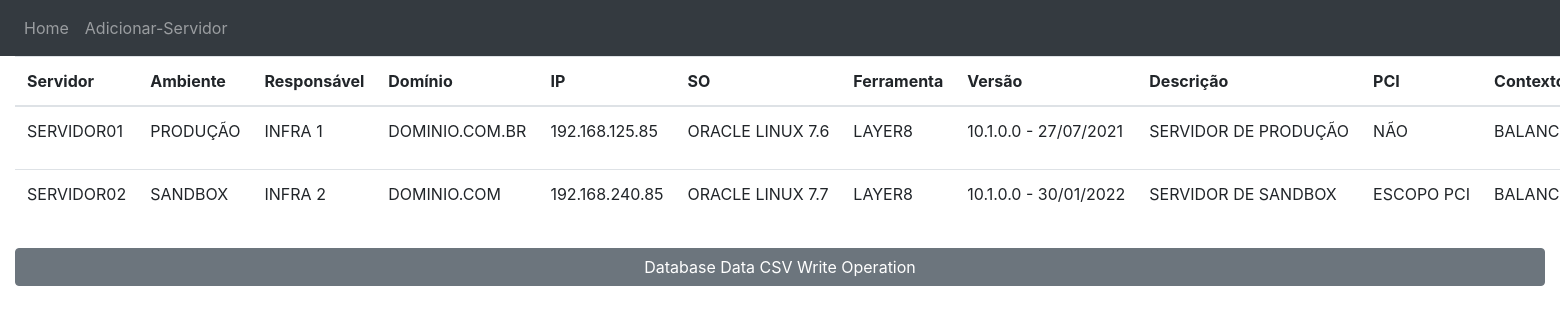
Page /inventario/ on the earlier database version.
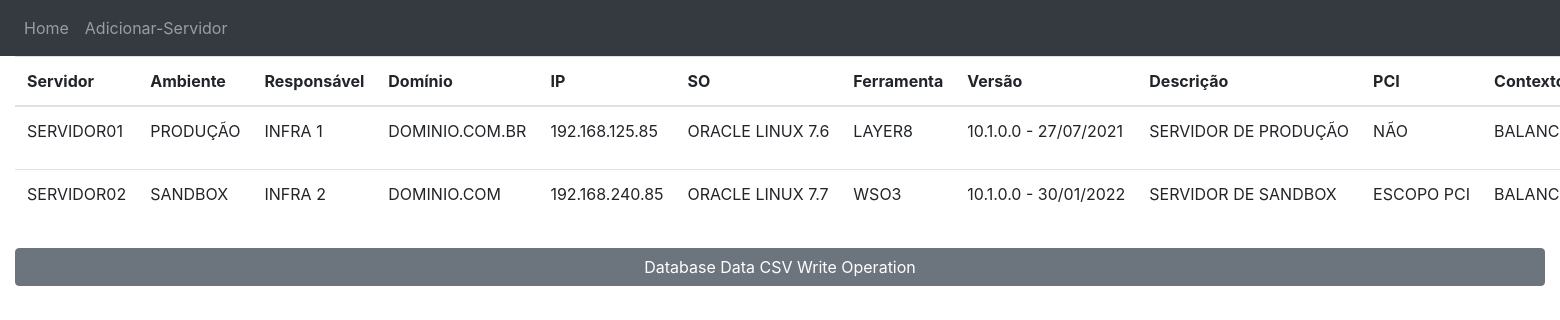
Same page on the later database version.
### inventario/models.py (models this page shows, shortened)
class Servidor(models.Model):
    nome = models.CharField(max_length=255)
    ambiente = models.ForeignKey(Ambiente, on_delete=models.CASCADE)
    responsavel = models.ForeignKey(Responsavel, on_delete=models.CASCADE)
    dominio = models.ForeignKey(Dominio, on_delete=models.CASCADE)
    ip = models.CharField(max_length=255)
    os = models.ForeignKey(Operacional, on_delete=models.CASCADE)
    ferramenta = models.ForeignKey(Ferramenta, on_delete=models.CASCADE)
    versao = models.ForeignKey(Versao, on_delete=models.CASCADE)
    descricao = models.CharField(max_length=255)
    pci = models.ForeignKey(Pci, on_delete=models.CASCADE)
    externo = models.ForeignKey(Externo, on_delete=models.CASCADE)
    vlan = models.ForeignKey(Vlan, on_delete=models.CASCADE)
    contexto = models.ForeignKey(Contexto, on_delete=models.CASCADE)
    disco = models.CharField(max_length=255)
    memoria = models.CharField(max_length=255)
    vcpu = models.CharField(max_length=255)
    empresa = models.ForeignKey(Empresa, on_delete=models.CASCADE)

class Ambiente(models.Model):
    nome  = models.CharField(max_length=255)
    def __str__(self):
        return self.nome

class Responsavel(models.Model):
    nome  = models.CharField(max_length=255)
    def __str__(self):
        return self.nome

class Dominio(models.Model):
    nome  = models.CharField(max_length=255)
    local = models.CharField(max_length=255)
    def __str__(self):
        return self.nome

class Operacional(models.Model):
    nome  = models.CharField(max_length=255)
    def __str__(self):
        return self.nome

class Ferramenta(models.Model):
    nome  = models.CharField(max_length=255)
    descricao = models.CharField(max_length=255)
    def __str__(self):
        return self.nome

class Versao(models.Model):
    nome  = models.CharField(max_length=255)
    descricao = models.CharField(max_length=255)
    def __str__(self):
        return self.nome

class Pci(models.Model):
    nome  = models.CharField(max_length=50)
    def __str__(self):
        return self.nome

class Contexto(models.Model):
    nome  = models.CharField(max_length=50)
    def __str__(self):
        return self.nome

### inventario/views.py (the view)
# urls.py: path("", views.ServidorList.as_view(), name="list"),
class ServidorList(ListView):
    model = Servidor
    queryset = Servidor.objects.all()

### inventario/models.py (called while the page is built)
    def __str__(self):
        return self.nome

### inventario/templates/inventario/servidor_list.html (shortened to what this page needs)
{% extends "inventario/base.html" %}
{% block content %}
<ul class="list-group list-group-flush" id="servidor_detail">
    <table class="table">
        <thead>
            <tr>
                <th>Servidor</th>
                <th>Ambiente</th>
                <th>Responsável</th>
                <th>Domínio</th>
                <th>IP</th>
                <th>SO</th>
                <th>Ferramenta</th>
                <th>Versão</th>
                <th>Descrição</th>
                <th>PCI</th>
                <th>Contexto</th>
            </tr>
        </thead>
    <tbody>
    {% for row in object_list %}
            <tr>
                <td style="width:1px; white-space:nowrap;">{{ row.nome }}</td>
                <td style="width:1px; white-space:nowrap;">{{ row.ambiente }}</td>
                <td style="width:1px; white-space:nowrap;">{{ row.responsavel }}</td>
                <td style="width:1px; white-space:nowrap;">{{ row.dominio }}</td>
                <td style="width:1px; white-space:nowrap;">{{ row.ip }}</td>
                <td style="width:1px; white-space:nowrap;">{{ row.os }}</td>
                <td style="width:1px; white-space:nowrap;">{{ row.ferramenta }}</td>
                <td style="width:1px; white-space:nowrap;">{{ row.versao }}</td>
                <td style="width:1px; white-space:nowrap;">{{ row.descricao }}</td>
                <td style="width:1px; white-space:nowrap;">{{ row.pci }}</td>
                <td style="width:1px; white-space:nowrap;">{{ row.contexto }}</td>
            </tr>
    {% endfor %}
    </tbody>
    </table>
    <a href="{% url 'inventario:csv_database_write' %}" class="btn btn-secondary">Database Data CSV Write Operation</a>
</ul>
{% endblock %}

### inventario/templates/inventario/base.html (shortened to what this page needs)
{%  load static %}
<!DOCTYPE html>
<html>
  <head>
    <link
      rel="stylesheet"
      href="https://stackpath.bootstrapcdn.com/bootstrap/4.4.1/css/bootstrap.min.css"
    />
    <link
      rel="stylesheet"
      href="https://stackpath.bootstrapcdn.com/font-awesome/4.7.0/css/font-awesome.min.css"
    />
    <link href="{% static 'css/inventario.css' %}" rel="stylesheet">
  </head>
  <body>
    <nav class="navbar navbar-expand-lg navbar-dark bg-dark">
      <div class="collapse navbar-collapse" id="navbar">
        <div class="navbar-nav">
          <a class="nav-item nav-link" id="home" href="/inventario">Home</a>
          <a class="nav-item nav-link" id="clientecreate" href="/inventario/create">Adicionar-Servidor</a>
        </div>
      </div>
    </nav>
    <div class="container-fluid">
    {% block content %}
    {% endblock %}
    </div>
  </body>
</html>

Differences in the rows shown:
changed Servidor "SERVIDOR02": ferramenta "LAYER8" → "WSO3"
